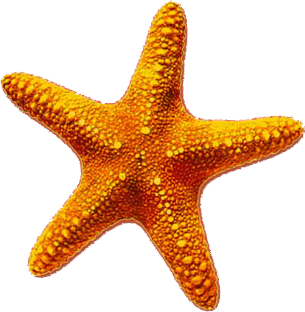
%> input picture material/code/visionbook/02Image/images/StarFishOnlyRGB.png, 305 x 312 px
$ octave dist_trans_demo.m   (GNU Octave 9; MATLAB toolbox functions it lacks are replaced by stand-ins)
%> lines starting %> are read from the running program, lines starting %| are printed output that depends on the picture; in (x1, y1, x2, y2) boxes, pixels count from 0 and x2, y2 are one past the last pixel; in counts of white or black regions, pixels touching at a corner belong together; the program's own positions count from 1
### material/code/visionbook/matlab_code/misc/exportfig.m
function exportfig(varargin)
%EXPORTFIG  Export a figure to Encapsulated Postscript.
%   EXPORTFIG(H, FILENAME) writes the figure H to FILENAME.  H is
%   a figure handle and FILENAME is a string that specifies the
%   name of the output file.
%
%   EXPORTFIG(...,PARAM1,VAL1,PARAM2,VAL2,...) specifies
%   parameters that control various characteristics of the output
%   file.
%
%   Format Paramter:
%     'Format'  one of the strings 'eps','eps2','jpeg','png','preview'
%          specifies the output format. Defaults to 'eps'.
%          The output format 'preview' does not generate an output
%          file but instead creates a new figure window with a
%          preview of the exported figure. In this case the
%          FILENAME parameter is ignored.
%
%     'Preview' one of the strings 'none', 'tiff'
%          specifies a preview for EPS files. Defaults to 'none'.
%
%   Size Parameters:
%     'Width'   a positive scalar
%          specifies the width in the figure's PaperUnits
%     'Height'  a positive scalar
%          specifies the height in the figure's PaperUnits
%
%     Specifying only one dimension sets the other dimension
%     so that the exported aspect ratio is the same as the
%     figure's current aspect ratio.
%     If neither dimension is specified the size defaults to
%     the width and height from the figure's PaperPosition.
%
%   Rendering Parameters:
%     'Color'     one of the strings 'bw', 'gray', 'cmyk'
%         'bw'    specifies that lines and text are exported in
%                 black and all other objects in grayscale
%         'gray'  specifies that all objects are exported in grayscale
%         'cmyk'  specifies that all objects are exported in color
%                 using the CMYK color space
%     'Renderer'  one of the strings 'painters', 'zbuffer', 'opengl'
%         specifies the renderer to use
%     'Resolution'   a positive scalar
%         specifies the resolution in dots-per-inch.
%
%     The default color setting is 'bw'.
%
%   Font Parameters:
%     'FontMode'     one of the strings 'scaled', 'fixed'
%     'FontSize'     a positive scalar
%          in 'scaled' mode multiplies with the font size of each
%          text object to obtain the exported font size
%          in 'fixed' mode specifies the font size of all text
%          objects in points
%     'FontEncoding' one of the strings 'latin1', 'adobe'
%          specifies the character encoding of the font
%
%     If FontMode is 'scaled' but FontSize is not specified then a
%     scaling factor is computed from the ratio of the size of the
%     exported figure to the size of the actual figure. The minimum
%     font size allowed after scaling is 5 points.
%     If FontMode is 'fixed' but FontSize is not specified then the
%     exported font sizes of all text objects is 7 points.
%
%     The default 'FontMode' setting is 'scaled'.
%
%   Line Width Parameters:
%     'LineMode'     one of the strings 'scaled', 'fixed'
%     'LineWidth'    a positive scalar
%          the semantics of LineMode and LineWidth are exactly the
%          same as FontMode and FontSize, except that they apply
%          to line widths instead of font sizes. The minumum line
%          width allowed after scaling is 0.5 points.
%          If LineMode is 'fixed' but LineWidth is not specified
%          then the exported line width of all line objects is 1
%          point.
%
%   Examples:
%     exportfig(gcf,'fig1.eps','height',3);
%       Exports the current figure to the file named 'fig1.eps' with
%       a height of 3 inches (assuming the figure's PaperUnits is
%       inches) and an aspect ratio the same as the figure's aspect
%       ratio on screen.
%
%     exportfig(gcf, 'fig2.eps', 'FontMode', 'fixed',...
%                'FontSize', 10, 'color', 'cmyk' );
%       Exports the current figure to 'fig2.eps' in color with all
%       text in 10 point fonts. The size of the exported figure is
%       the figure's PaperPostion width and height.


if (nargin < 2)
  error('Too few input arguments');
end

% exportfig(H, filename, ...)
H = varargin{1};
if ~ishandle(H) | ~strcmp(get(H,'type'), 'figure')
  error('First argument must be a handle to a figure.');
end
filename = varargin{2};
if ~ischar(filename)
  error('Second argument must be a string.');
end
paramPairs = varargin(3:end);

% Do some validity checking on param-value pairs
if (rem(length(paramPairs),2) ~= 0)
  error(['Invalid input syntax. Optional parameters and values' ...
	 ' must be in pairs.']);
end

format = 'eps';
preview = 'none';
width = -1;
height = -1;
%color = 'bw';
color = 'cmyk';
fontsize = -1;
fontmode='scaled';
linewidth = -1;
linemode=[];
fontencoding = 'latin1';
renderer = [];
resolution = [];

% Process param-value pairs
args = {};
for k = 1:2:length(paramPairs)
  param = lower(paramPairs{k});
  if (~ischar(param))
    error('Optional parameter names must be strings');
  end
  value = paramPairs{k+1};

  switch (param)
   case 'format'
    format = value;
    if (~strcmp(format,{'eps','eps2','jpeg','png','preview'}))
      error(['Format must be ''eps'', ''eps2'', ''jpeg'', ''png'' or' ...
	     ' ''preview''.']);
    end
   case 'preview'
    preview = value;
    if (~strcmp(preview,{'none','tiff'}))
      error('Preview must be ''none'' or ''tiff''.');
    end
   case 'width'
    width = LocalToNum(value);
    if(~LocalIsPositiveScalar(width))
      error('Width must be a numeric scalar > 0');
    end
   case 'height'
    height = LocalToNum(value);
    if(~LocalIsPositiveScalar(height))
      error('Height must be a numeric scalar > 0');
    end
   case 'color'
    color = lower(value);
    if (~strcmp(color,{'bw','gray','cmyk'}))
      error('Color must be ''bw'', ''gray'' or ''cmyk''.');
    end
   case 'fontmode'
    fontmode = lower(value);
    if (~strcmp(fontmode,{'scaled','fixed'}))
      error('FontMode must be ''scaled'' or ''fixed''.');
    end
   case 'fontsize'
    fontsize = LocalToNum(value);
    if(~LocalIsPositiveScalar(fontsize))
      error('FontSize must be a numeric scalar > 0');
    end
   case 'fontencoding'
    fontencoding = lower(value);
    if (~strcmp(fontencoding,{'latin1','adobe'}))
      error('FontEncoding must be ''latin1'' or ''adobe''.');
    end
   case 'linemode'
    linemode = lower(value);
    if (~strcmp(linemode,{'scaled','fixed'}))
      error('LineMode must be ''scaled'' or ''fixed''.');
    end
   case 'linewidth'
    linewidth = LocalToNum(value);
    if(~LocalIsPositiveScalar(linewidth))
      error('LineWidth must be a numeric scalar > 0');
    end
   case 'renderer'
    renderer = lower(value);
    if (~strcmp(renderer,{'painters','zbuffer','opengl'}))
      error('Renderer must be ''painters'', ''zbuffer'' or ''opengl''.');
    end
   case 'resolution'
    resolution = LocalToNum(value);
    if ~(isnumeric(value) & (prod(size(value)) == 1) & (value >= 0));
      error('Resolution must be a numeric scalar >= 0');
    end
   otherwise
    error(['Unrecognized option ' param '.']);
  end
end

allLines  = findall(H, 'type', 'line');
allText   = findall(H, 'type', 'text');
allAxes   = findall(H, 'type', 'axes');
allImages = findall(H, 'type', 'image');
allLights = findall(H, 'type', 'light');
allPatch  = findall(H, 'type', 'patch');
allSurf   = findall(H, 'type', 'surface');
allRect   = findall(H, 'type', 'rectangle');
allFont   = [allText; allAxes];
allColor  = [allLines; allText; allAxes; allLights];
allMarker = [allLines; allPatch; allSurf];
allEdge   = [allPatch; allSurf];
allCData  = [allImages; allPatch; allSurf];

old.objs = {};
old.prop = {};
old.values = {};

% Process format and preview parameter
showPreview = strcmp(format,'preview');
if showPreview
  format = 'png';
  filename = [tempName '.png'];
end
if strncmp(format,'eps',3) & ~strcmp(preview,'none')
  args = {args{:}, ['-' preview]};
end

hadError = 0;
try
  % Process size parameters
  paperPos = get(H, 'PaperPosition');
  old = LocalPushOldData(old, H, 'PaperPosition', paperPos);
  figureUnits = get(H, 'Units');
  set(H, 'Units', get(H,'PaperUnits'));
  figurePos = get(H, 'Position');
  aspectRatio = figurePos(3)/figurePos(4);
  set(H, 'Units', figureUnits);
  if (width == -1) & (height == -1)
    width = paperPos(3);
    height = paperPos(4);
  elseif (width == -1)
    width = height * aspectRatio;
  elseif (height == -1)
    height = width / aspectRatio;
  end
  set(H, 'PaperPosition', [0 0 width height]);
  paperPosMode = get(H, 'PaperPositionMode');
  old = LocalPushOldData(old, H, 'PaperPositionMode', paperPosMode);
  set(H, 'PaperPositionMode', 'manual');

  % Process rendering parameters
  switch (color)
   case {'bw', 'gray'}
    if ~strcmp(color,'bw') & strncmp(format,'eps',3)
      format = [format 'c'];
    end
    args = {args{:}, ['-d' format]};

    %compute and set gray colormap
    oldcmap = get(H,'Colormap');
    newgrays = 0.30*oldcmap(:,1) + 0.59*oldcmap(:,2) + 0.11*oldcmap(:,3);
    newcmap = [newgrays newgrays newgrays];
    old = LocalPushOldData(old, H, 'Colormap', oldcmap);
    set(H, 'Colormap', newcmap);

    %compute and set ColorSpec and CData properties
    old = LocalUpdateColors(allColor, 'color', old);
    old = LocalUpdateColors(allAxes, 'xcolor', old);
    old = LocalUpdateColors(allAxes, 'ycolor', old);
    old = LocalUpdateColors(allAxes, 'zcolor', old);
    old = LocalUpdateColors(allMarker, 'MarkerEdgeColor', old);
    old = LocalUpdateColors(allMarker, 'MarkerFaceColor', old);
    old = LocalUpdateColors(allEdge, 'EdgeColor', old);
    old = LocalUpdateColors(allEdge, 'FaceColor', old);
    old = LocalUpdateColors(allCData, 'CData', old);

   case 'cmyk'
    if strncmp(format,'eps',3)
      format = [format 'c'];
      args = {args{:}, ['-d' format], '-cmyk'};
    else
      args = {args{:}, ['-d' format]};
    end
   otherwise
    error('Invalid Color parameter');
  end
  if (~isempty(renderer))
    args = {args{:}, ['-' renderer]};
  end
  if (~isempty(resolution)) | ~strncmp(format,'eps',3)
    if isempty(resolution)
      resolution = 0;
    end
    args = {args{:}, ['-r' int2str(resolution)]};
  end

  % Process font parameters
  if (~isempty(fontmode))
    oldfonts = LocalGetAsCell(allFont,'FontSize');
    switch (fontmode)
     case 'fixed'
      oldfontunits = LocalGetAsCell(allFont,'FontUnits');
      old = LocalPushOldData(old, allFont, {'FontUnits'}, oldfontunits);
      set(allFont,'FontUnits','points');
      if (fontsize == -1)
	set(allFont,'FontSize',7);
      else
	set(allFont,'FontSize',fontsize);
      end
     case 'scaled'
      if (fontsize == -1)
	wscale = width/figurePos(3);
	hscale = height/figurePos(4);
	scale = min(wscale, hscale);
      else
	scale = fontsize;
      end
      newfonts = LocalScale(oldfonts,scale,5);
      set(allFont,{'FontSize'},newfonts);
     otherwise
      error('Invalid FontMode parameter');
    end
    % make sure we push the size after the units
    old = LocalPushOldData(old, allFont, {'FontSize'}, oldfonts);
  end
  if strcmp(fontencoding,'adobe') & strncmp(format,'eps',3)
    args = {args{:}, '-adobecset'};
  end

  % Process linewidth parameters
  if (~isempty(linemode))
    oldlines = LocalGetAsCell(allMarker,'LineWidth');
    old = LocalPushOldData(old, allMarker, {'LineWidth'}, oldlines);
    switch (linemode)
     case 'fixed'
      if (linewidth == -1)
	set(allMarker,'LineWidth',1);
      else
	set(allMarker,'LineWidth',linewidth);
      end
     case 'scaled'
      if (linewidth == -1)
	wscale = width/figurePos(3);
	hscale = height/figurePos(4);
	scale = min(wscale, hscale);
      else
	scale = linewidth;
      end
      newlines = LocalScale(oldlines, scale, 0.5);
      set(allMarker,{'LineWidth'},newlines);
     otherwise
      error('Invalid LineMode parameter');
    end
  end

  % Export
  print(H, filename, args{:});

catch
  hadError = 1;
end

% Restore figure settings
for n=1:length(old.objs)
  set(old.objs{n}, old.prop{n}, old.values{n});
end

if hadError
  error(deblank(lasterr));
end

% Show preview if requested
if showPreview
  X = imread(filename,'png');
  delete(filename);
  f = figure( 'Name', 'Preview', ...
	      'Menubar', 'none', ...
	      'NumberTitle', 'off', ...
	      'Visible', 'off');
  image(X);
  axis image;
  ax = findobj(f, 'type', 'axes');
  set(ax, 'Units', get(H,'PaperUnits'), ...
	  'Position', [0 0 width height], ...
	  'Visible', 'off');
  set(ax, 'Units', 'pixels');
  axesPos = get(ax,'Position');
  figPos = get(f,'Position');
  rootSize = get(0,'ScreenSize');
  figPos(3:4) = axesPos(3:4);
  if figPos(1) + figPos(3) > rootSize(3)
    figPos(1) = rootSize(3) - figPos(3) - 50;
  end
  if figPos(2) + figPos(4) > rootSize(4)
    figPos(2) = rootSize(4) - figPos(4) - 50;
  end
  set(f, 'Position',figPos, ...
	 'Visible', 'on');
end

%
%  Local Functions
%

function outData = LocalPushOldData(inData, objs, prop, values)
outData.objs = {inData.objs{:}, objs};
outData.prop = {inData.prop{:}, prop};
outData.values = {inData.values{:}, values};

function cellArray = LocalGetAsCell(fig,prop);
cellArray = get(fig,prop);
if (~isempty(cellArray)) & (~iscell(cellArray))
  cellArray = {cellArray};
end

function newArray = LocalScale(inArray, scale, minValue)
n = length(inArray);
newArray = cell(n,1);
for k=1:n
  newArray{k} = max(minValue,scale*inArray{k}(1));
end

% [76 lines left out: functions LocalMapToGray, LocalMapCData, LocalUpdateColors, LocalIsPositiveScalar, LocalToNum, not called in this run]

### material/code/visionbook/cmpviapath.m
function p = cmpviapath(rootpath,stprtoolbox)
% CMPVIAPATH Sets all necessary paths for cmpvia toolbox
%
% p = cmpviapath(rootpath);
%
% Input parameters:
% rootpath ... (optinoal) root path of the toolbox, defaults
%              to current working directory
% stprtoolbox... (optional) if set to 1, path to stprtoolbox is
%                added and the toolbox is initialized
%
% Output:
% p ... added path
%
% History:
% 2006-01-26 Tomas Svoboda: created based on a similar function
%            from Vojta Franc and Vaclav Hlavac patern recognition
%            toolbox
%
% $Id: cmpviapath.m 1181 2014-04-02 15:47:26Z svoboda $

if nargin<2
  stprtoolbox=0 ;
end ;

if nargin<1
  rootpath=pwd;
end

disp('Setting path for the CMPvia codes')
disp('cmpvia@cmp.felk.cvut.cz ---------')

% set path for UNIX
p = ['$:', ...
	 '$02Image:', ...
     '$03ImageMath:', ...
	 '$04DataStr:',...
	 '$05Preproc:',...
	 '$06Segm1:',...
	 '$07Segm2:',...
	 '$08ShapeRepr:',...
	 '$09ObjRec:',...
	 '$11Theory3D:',...
     '$14Compr:', ...
     '$15Texture:', ...
     '$16Motion:', ...
	 '$matlab_code/graphcut:',...
	 '$matlab_code/bsplines:',...
     '$matlab_code/misc:'
	 ];

if stprtoolbox,
  p = [ p, '$matlab_code/stprtool:' ] ;
end ;


p=translate(p,rootpath);

% adds path at the start
addpath(p);

% setup
if stprtoolbox,
  stprpath(translate('$/matlab_code/stprtool',rootpath)) ;
end ;

%--translate ---------------------------------------------------------
function p = translate(p,rootpath);
%TRANSLATE Translate unix path to platform specific path
%   TRANSLATE fixes up the path so that it's valid on non-UNIX platforms
%
% This function was derived from MathWork M-file "pathdef.m"

cname = computer;

% Look for PC
if strncmp(cname,'PC',2)
  p = strrep(p,'/','\');
  p = strrep(p,':',';');
  p = strrep(p,'$',[rootpath '\']);

% [12 lines of commented-out code are left out]
else
  p = strrep(p,'$',[rootpath '/']);
end

### material/code/visionbook/02Image/dist_trans_demo.m
% dist_trans_demo Demonstration of the distance transform
% CMP Vision Algorithms, http://visionbook.felk.cvut.cz
% Vaclav Hlavac, 2007
%

% History:
% $Id: dist_trans_demo_decor.m 1088 2007-08-16 06:34:55Z svoboda $
%
% 2007-06-09 VH Written after dedecor started working on Win.
% 2007-06-19 VH A typo corrected.
% 2007-06-28 VH Small corrections.
% 2007-07-02 VZ typo
% 2007-07-03 VH J. Petr and V. Zyka's comments incorporated.
% 2007-07-07 VZ ', an example' has been removed from ch title
% 2007-08-15 TS refinement for better looking of the m-file

addpath ../.
cmpviapath('../.');
% Create a directory for output images
% if needed and does not already exist.
out_dir = './output_images/';
if (exist(out_dir)~=7)
  mkdir(out_dir)
end


%
% Read the color input image with the starfish.
imColor = imread('images/StarFishOnlyRGB.png');
%> imColor is the input picture: size 312x305x3 uint8; mean R, G, B 235.5, 199.8, 167.9
figure(1), clf
image(imColor);
title('Input color image of a starfish');
exportfig(gcf,'output_images/dist-tx-starfish-RGB.eps') ;
% conversion color image into grayscale one
imGray = rgb2gray(imColor);
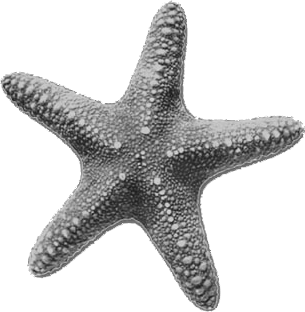
%> imGray: size 312x305 uint8; min 23, max 255, mean 206.8
figure(2), clf
imagesc(imGray);
colormap(gray);
title('Starfish converted to grayscale image');
exportfig(gcf,'output_images/dist-tx-starfish-gray.eps') ;

% The single object corresponding to the starfish has to be
% segmented from the background. The input image
% containing only one starfish distinguished well by its intensity from
% the background was selected to make segmentation easy.
% Segmentation can be performed
% by intensity thresholding which is implemented by the function
% im2bw: the threshold of 98% intensity was
% chosen. The function im2bw provides a logical image
% at its output. The pixel value 0 (black) corresponds
% to the object, 1 (white) corresponds to the background.
imBlackWhite = im2bw(imGray, 0.98);
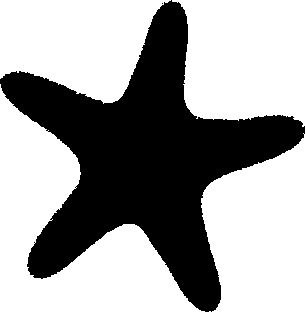
%> imBlackWhite: size 312x305 logical; 62.9% white; 2 black regions (1 under 20 px), largest, box (x1, y1, x2, y2) and area: (0, 0, 305, 312) 35302
figure(3), clf
imagesc(imBlackWhite);
colormap(gray);
title('Segmented to logical image; 0-object; 1-background');
exportfig(gcf,'output_images/dist-tx-starfish-BW.eps') ;


% We are now ready to calculate the distance transform for the starfish object
% using four different metrics. We use function imagesc to display
% the result of the distance transform because it scales image data to the full
% range of the grayscale colormap. The values in the image are rather
% small and they would be almost black if scaling were not used.
%
% First, we will calculate the transform using D_E (Euclidean):
imDistTx=bwdist(imBlackWhite, 'euclidean');
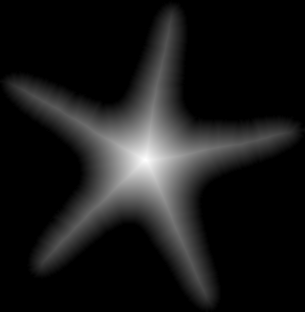
%> imDistTx: size 312x305 single; min 0, max 65.31, mean 6.5; drawn with min black and max white
figure(4), clf
imagesc(imDistTx);
colormap(gray);
title('Distance transform, distance {\itD}_E (Euclidean)');
exportfig(gcf,'output_images/dist-tx-starfish-DE.eps') ;

% Second, we use D_8 (chessboard):
imDistTx=bwdist(imBlackWhite, 'chessboard');
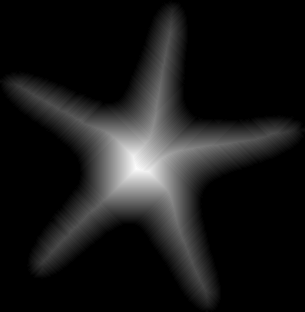
%> imDistTx: size 312x305 single; min 0, max 56, mean 5.4; drawn with min black and max white
figure(5), clf
imagesc(imDistTx);
colormap(gray);
title('Distance transform, distance {\itD}_8 (chessboard)');
exportfig(gcf,'output_images/dist-tx-starfish-D8.eps') ;

% Third, we use D_4 (cityblock):
imDistTx=bwdist(imBlackWhite, 'cityblock');
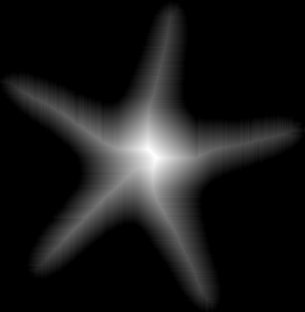
%> imDistTx: size 312x305 single; min 0, max 79, mean 7.7; drawn with min black and max white
figure(6), clf
imagesc(imDistTx);
colormap(gray);
title('Distance transform, distance {\itD}_4 (cityblock)');
exportfig(gcf,'output_images/dist-tx-starfish-D4.eps') ;

% And finally, we use D_ (quasi-Euclidean):
imDistTx=bwdist(imBlackWhite, 'quasi-euclidean');
figure(7), clf
imagesc(imDistTx);
colormap(gray);
title('Distance transform, distance {\itD}_{QE} (quasi-Euclidean)');
exportfig(gcf,'output_images/dist-tx-starfish-DQE.eps') ;
